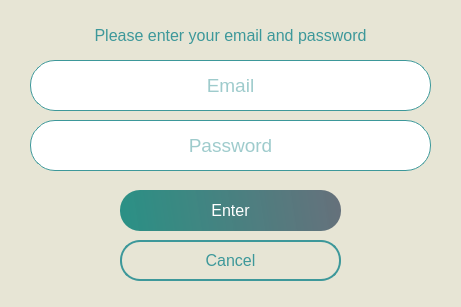
<?xml version="1.0" encoding="UTF-8"?>
<ui version="4.0">
 <class>Dialog</class>
 <widget class="QDialog" name="Dialog">
  <property name="geometry">
   <rect>
    <x>0</x>
    <y>0</y>
    <width>461</width>
    <height>307</height>
   </rect>
  </property>
  <property name="windowTitle">
   <string>Dialog</string>
  </property>
  <property name="styleSheet">
   <string notr="true">background-image:url(:/images/background-removebg-preview.png);
background-color: rgb(231, 229, 213);</string>
  </property>
  <widget class="QPushButton" name="enterButton">
   <property name="geometry">
    <rect>
     <x>120</x>
     <y>190</y>
     <width>221</width>
     <height>41</height>
    </rect>
   </property>
   <property name="font">
    <font>
     <family>Segoe UI</family>
     <pointsize>12</pointsize>
    </font>
   </property>
   <property name="styleSheet">
    <string notr="true">border: none;
background: qlineargradient(spread:pad, x1:0, y1:0.505682, x2:1, y2:0.477, stop:0 rgba(11, 131, 120, 219), stop:1 rgba(85, 98, 112, 226));
border-radius: 20px;
color: white;</string>
   </property>
   <property name="text">
    <string>Enter</string>
   </property>
  </widget>
  <widget class="QLineEdit" name="username">
   <property name="geometry">
    <rect>
     <x>30</x>
     <y>60</y>
     <width>401</width>
     <height>51</height>
    </rect>
   </property>
   <property name="font">
    <font>
     <family>Segoe UI</family>
     <pointsize>14</pointsize>
    </font>
   </property>
   <property name="styleSheet">
    <string notr="true">background: transparents;
color: #3D989A;
background-color: rgb(255, 255, 255);
border: 1px solid #3D989A;
border-radius: 25px;</string>
   </property>
   <property name="alignment">
    <set>Qt::AlignCenter</set>
   </property>
   <property name="placeholderText">
    <string>Email</string>
   </property>
  </widget>
  <widget class="QLabel" name="label">
   <property name="geometry">
    <rect>
     <x>90</x>
     <y>20</y>
     <width>281</width>
     <height>31</height>
    </rect>
   </property>
   <property name="font">
    <font>
     <family>Segoe UI</family>
     <pointsize>12</pointsize>
    </font>
   </property>
   <property name="styleSheet">
    <string notr="true">color: #3D989A;
</string>
   </property>
   <property name="text">
    <string>Please enter your email and password</string>
   </property>
   <property name="alignment">
    <set>Qt::AlignCenter</set>
   </property>
  </widget>
  <widget class="QLineEdit" name="username_2">
   <property name="geometry">
    <rect>
     <x>30</x>
     <y>120</y>
     <width>401</width>
     <height>51</height>
    </rect>
   </property>
   <property name="font">
    <font>
     <family>Segoe UI</family>
     <pointsize>14</pointsize>
    </font>
   </property>
   <property name="styleSheet">
    <string notr="true">background: transparents;
color: #3D989A;
background-color: rgb(255, 255, 255);
border: 1px solid #3D989A;
border-radius: 25px;</string>
   </property>
   <property name="alignment">
    <set>Qt::AlignCenter</set>
   </property>
   <property name="placeholderText">
    <string>Password</string>
   </property>
  </widget>
  <widget class="QPushButton" name="enterButton_2">
   <property name="geometry">
    <rect>
     <x>120</x>
     <y>240</y>
     <width>221</width>
     <height>41</height>
    </rect>
   </property>
   <property name="font">
    <font>
     <family>Segoe UI</family>
     <pointsize>12</pointsize>
    </font>
   </property>
   <property name="styleSheet">
    <string notr="true">border: 2px solid #3D989A;
border-radius: 20px;
color: #3D989A;</string>
   </property>
   <property name="text">
    <string>Cancel</string>
   </property>
  </widget>
 </widget>
 <resources>
  <include location="background.qrc"/>
 </resources>
 <connections/>
</ui>
